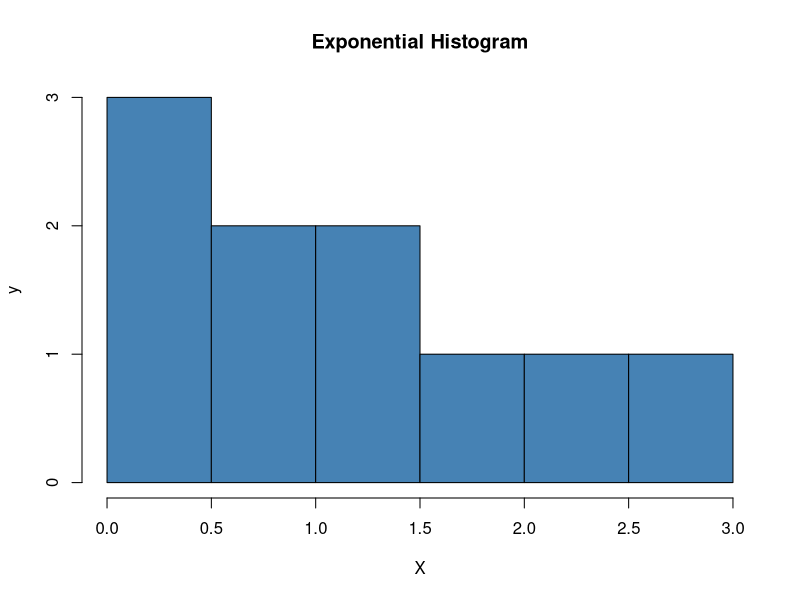
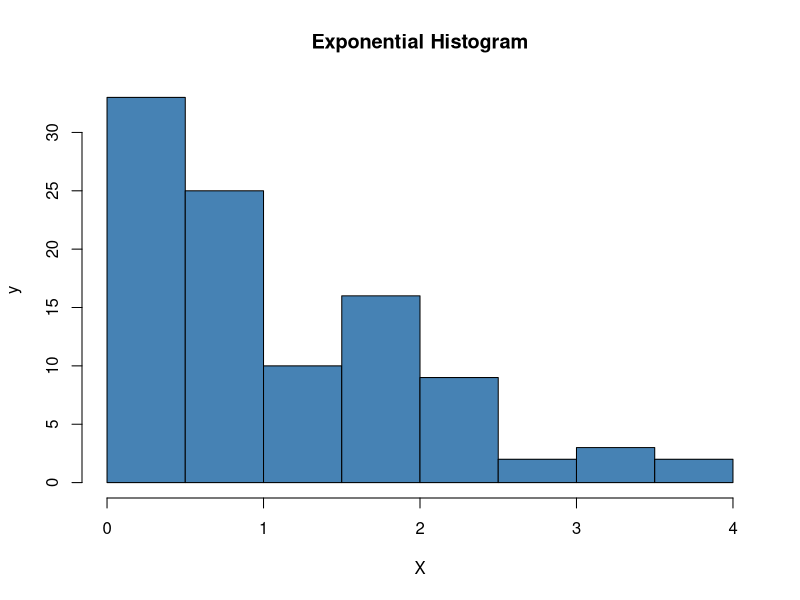
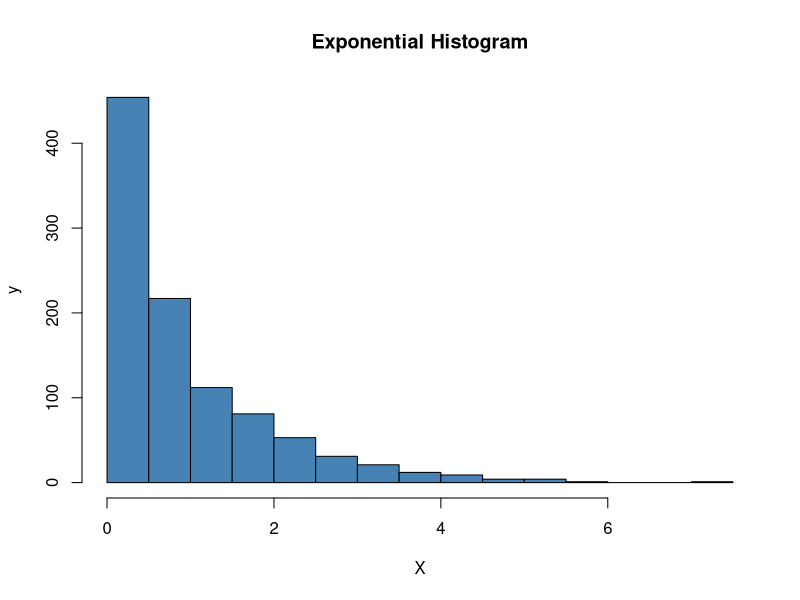
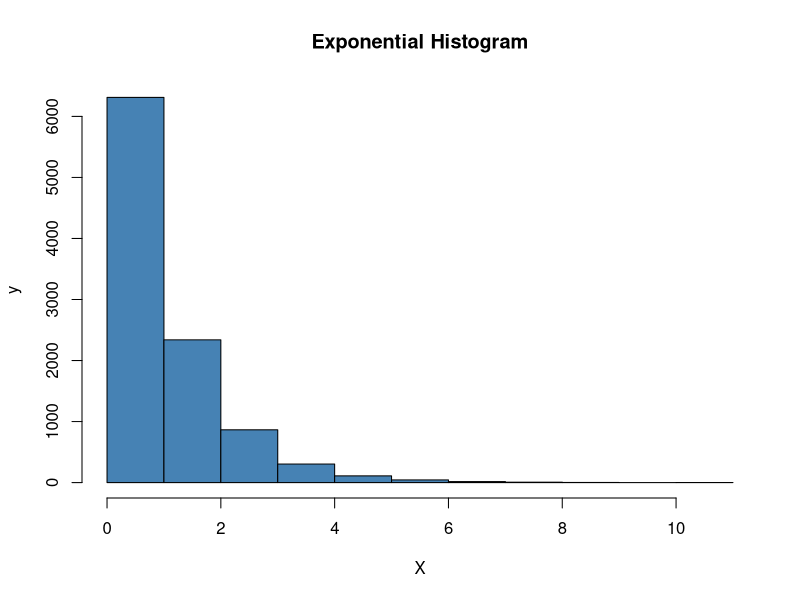

These charts were generated, in order, by the following R code:
# Nomor 5.a fungsi probabilitas dari distribusi eskponensial

lambda = 3 
dexp(lambda)

# Nomor 5.b Histogram dari distribusi eksponensial untuk 10, 100, 1000, dan 10000 bilangan random 

n = 10
hist(rexp(n),main = "Exponential Histogram", col = "steelblue", xlab = "X", ylab = "y")

n = 100
hist(rexp(n),main = "Exponential Histogram", col = "steelblue", xlab = "X", ylab = "y")

n = 1000
hist(rexp(n),main = "Exponential Histogram", col = "steelblue", xlab = "X", ylab = "y")

n = 10000
hist(rexp(n),main = "Exponential Histogram", col = "steelblue", xlab = "X", ylab = "y")


# Nomor 5.c nilai rataan dan varian distribusi eksponensial 
# untuk n = 100 dan lambda = 3

lambda = 3

E = 1/lambda
var = 1/lambda^2







